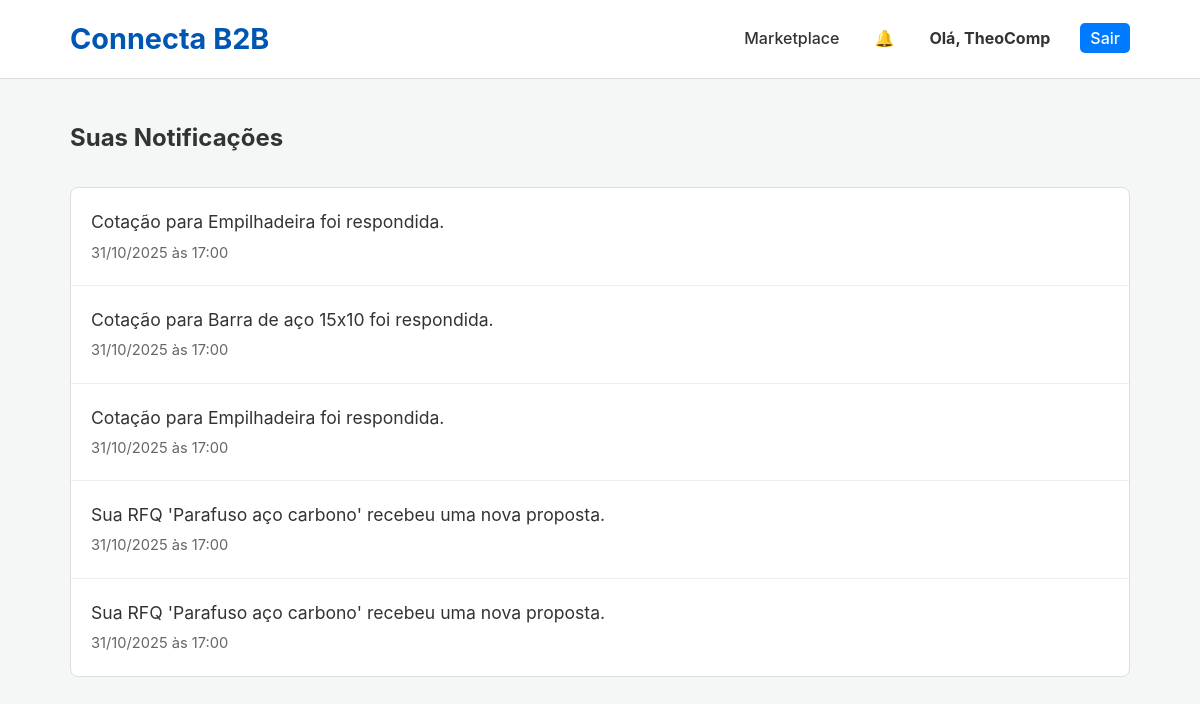
Before: /notifications (signed in) with the older database file.
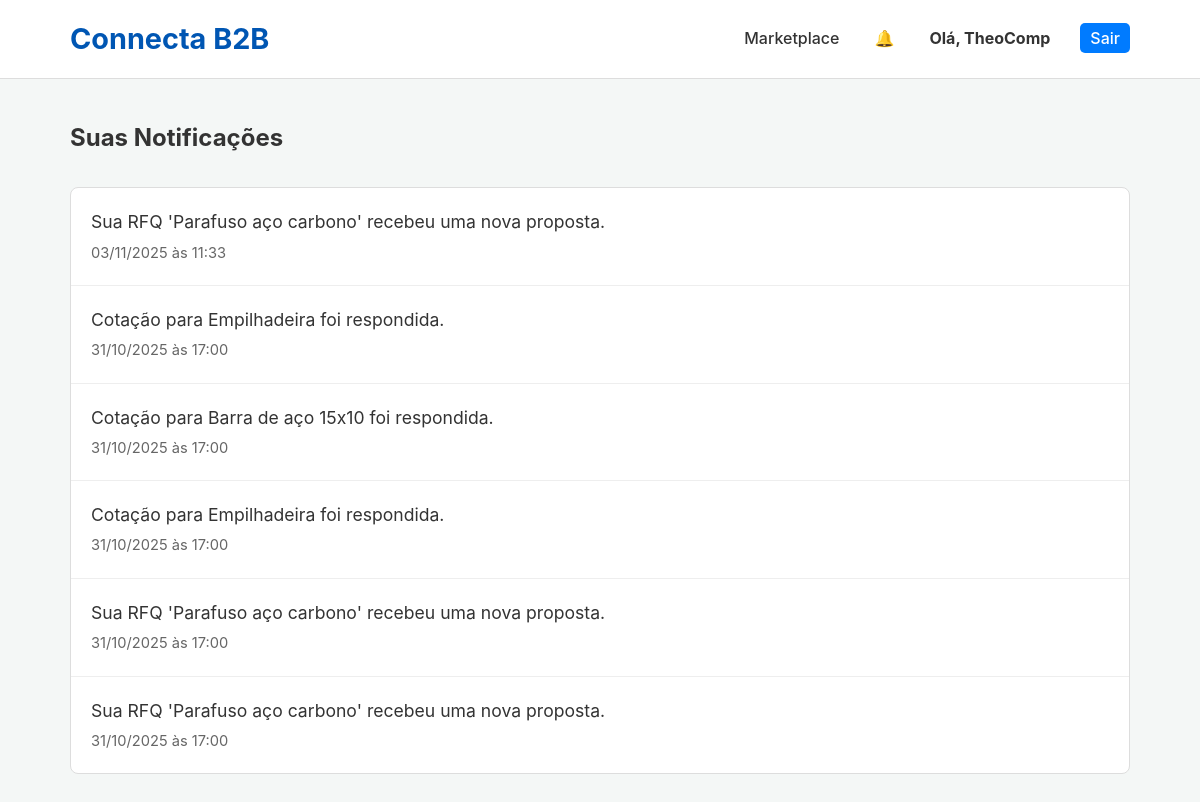
After: the same page with the newer database file.
### app.py (models this page shows)
class Notification(db.Model):
    id = db.Column(db.Integer, primary_key=True); message = db.Column(db.String(255), nullable=False); link = db.Column(db.String(255), nullable=True); timestamp = db.Column(db.DateTime, index=True, default=datetime.utcnow); read = db.Column(db.Boolean, default=False); recipient_id = db.Column(db.Integer, db.ForeignKey('company.id'), nullable=False)

### app.py (the view)
@app.route('/notifications')
@login_required
def notifications():
    company = db.session.get(Company, session['company_id'])
    for n in company.notifications: n.read = True
    db.session.commit()
    notifications = Notification.query.filter_by(recipient_id=company.id).order_by(Notification.timestamp.desc()).all()
    return render_template('notifications.html', notifications=notifications)

### app.py (called while the page is built)
def login_required(f):
    @wraps(f)
    def decorated_function(*args, **kwargs):
        if 'company_id' not in session: flash('Você precisa estar logado.', 'error'); return redirect(url_for('login'))
        return f(*args, **kwargs)
    return decorated_function

@app.context_processor
def inject_notifications():
    if 'company_id' in session:
        unread_count = db.session.query(Notification).filter_by(recipient_id=session['company_id'], read=False).count()
        cart_item_count = len(session.get('cart', {})) if session.get('user_type') == 'buyer' else 0
        return dict(unread_notifications=unread_count, cart_item_count=cart_item_count)
    return dict(unread_notifications=0, cart_item_count=0)

### templates/notifications.html (shortened to what this page needs)
<!DOCTYPE html>
<html lang="pt-br">
<head>
    <link rel="stylesheet" href="{{ url_for('static', filename='css/style.css') }}">
</head>
<body>
    <header class="main-header">
        <div class="container">
            <a href="{{ url_for('dashboard') }}" style="text-decoration: none;"><h1 class="logo">Connecta B2B</h1></a>
            <nav class="main-nav">
                <ul>
                    <li><a href="{{ url_for('products') }}">Marketplace</a></li>
                    <li><a href="{{ url_for('notifications') }}" style="position: relative; padding: 5px;">&#128276; </a></li>
                    <li><a href="{{ url_for('dashboard') }}"><strong>Olá, {{ session.company_name }}</strong></a></li>
                    <li><a href="{{ url_for('logout') }}" class="login-button">Sair</a></li>
                </ul>
            </nav>
        </div>
    </header>
    <main class="container page-container">
        <h2 style="margin-bottom: 30px;">Suas Notificações</h2>
        <div class="notification-list">
            {% for notification in notifications %}
                <div class="notification-item">
                    <a href="{{ notification.link or '#' }}">
                        <p>{{ notification.message }}</p>
                        <small>{{ notification.timestamp.strftime('%d/%m/%Y às %H:%M') }}</small>
                    </a>
                </div>
            {% else %}
                <div style="padding: 20px; text-align: center;">
                    <p>Nenhuma notificação encontrada.</p>
                </div>
            {% endfor %}
        </div>
    </main>
</body>
</html>

Changed rows visible on the page:
added Notification: message "Sua RFQ 'Parafuso aço carbono' recebeu uma nova proposta.", timestamp "03/11/2025 às 11:33"
